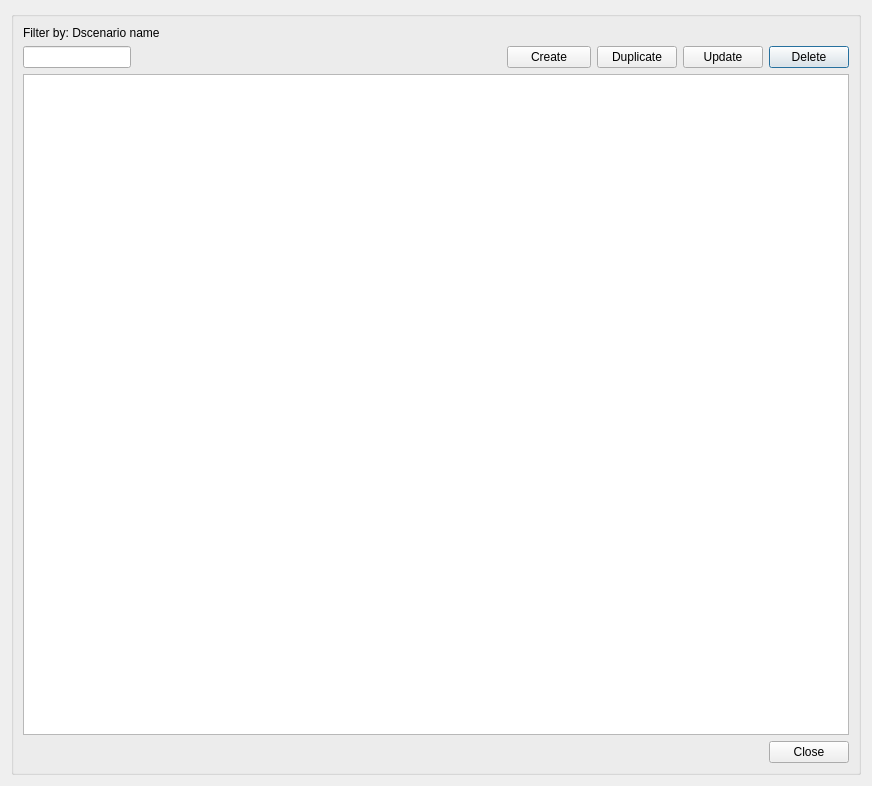
<?xml version="1.0" encoding="UTF-8"?>
<ui version="4.0">
 <class>dlg_dscenario_manager</class>
 <widget class="QDialog" name="dlg_dscenario_manager">
  <property name="geometry">
   <rect>
    <x>0</x>
    <y>0</y>
    <width>872</width>
    <height>786</height>
   </rect>
  </property>
  <property name="windowTitle">
   <string>Dscenario manager</string>
  </property>
  <layout class="QGridLayout" name="verticalLayout_4">
   <item row="0" column="0">
    <widget class="QGroupBox" name="groupBox">
     <property name="title">
      <string/>
     </property>
     <layout class="QGridLayout" name="verticalLayout_3">
      <item row="4" column="0">
       <widget class="QLabel" name="lbl_dscenario_name">
        <property name="text">
         <string>Filter by: Dscenario name</string>
        </property>
       </widget>
      </item>
      <item row="5" column="2" colspan="2">
       <spacer name="horizontalSpacer_2">
        <property name="orientation">
         <enum>Qt::Horizontal</enum>
        </property>
        <property name="sizeHint" stdset="0">
         <size>
          <width>5000</width>
          <height>20</height>
         </size>
        </property>
       </spacer>
      </item>
      <item row="5" column="0" colspan="2">
       <widget class="QLineEdit" name="txt_name">
        <property name="sizePolicy">
         <sizepolicy hsizetype="Fixed" vsizetype="Fixed">
          <horstretch>0</horstretch>
          <verstretch>0</verstretch>
         </sizepolicy>
        </property>
        <property name="text">
         <string/>
        </property>
       </widget>
      </item>
      <item row="7" column="0" colspan="5">
       <spacer name="horizontalSpacer">
        <property name="orientation">
         <enum>Qt::Horizontal</enum>
        </property>
        <property name="sizeHint" stdset="0">
         <size>
          <width>40</width>
          <height>20</height>
         </size>
        </property>
       </spacer>
      </item>
      <item row="5" column="9">
       <widget class="QPushButton" name="btn_delete">
        <property name="sizePolicy">
         <sizepolicy hsizetype="Fixed" vsizetype="Fixed">
          <horstretch>0</horstretch>
          <verstretch>0</verstretch>
         </sizepolicy>
        </property>
        <property name="text">
         <string>Delete</string>
        </property>
       </widget>
      </item>
      <item row="6" column="0" colspan="10">
       <widget class="QTableView" name="tbl_dscenario">
        <property name="selectionMode">
         <enum>QAbstractItemView::SingleSelection</enum>
        </property>
       </widget>
      </item>
      <item row="7" column="9">
       <widget class="QPushButton" name="btn_cancel">
        <property name="text">
         <string>Close</string>
        </property>
       </widget>
      </item>
      <item row="5" column="6">
       <widget class="QToolButton" name="btn_create">
        <property name="sizePolicy">
         <sizepolicy hsizetype="Minimum" vsizetype="Minimum">
          <horstretch>0</horstretch>
          <verstretch>0</verstretch>
         </sizepolicy>
        </property>
        <property name="text">
         <string>     Create     </string>
        </property>
        <property name="popupMode">
         <enum>QToolButton::InstantPopup</enum>
        </property>
        <property name="toolButtonStyle">
         <enum>Qt::ToolButtonTextOnly</enum>
        </property>
        <property name="autoRaise">
         <bool>false</bool>
        </property>
        <property name="arrowType">
         <enum>Qt::DownArrow</enum>
        </property>
       </widget>
      </item>
      <item row="5" column="8">
       <widget class="QPushButton" name="btn_update">
        <property name="text">
         <string>Update</string>
        </property>
       </widget>
      </item>
      <item row="5" column="7">
       <widget class="QPushButton" name="btn_duplicate">
        <property name="text">
         <string>Duplicate</string>
        </property>
       </widget>
      </item>
     </layout>
    </widget>
   </item>
  </layout>
 </widget>
 <tabstops>
  <tabstop>txt_name</tabstop>
  <tabstop>btn_delete</tabstop>
  <tabstop>tbl_dscenario</tabstop>
  <tabstop>btn_cancel</tabstop>
 </tabstops>
 <resources/>
 <connections/>
</ui>
